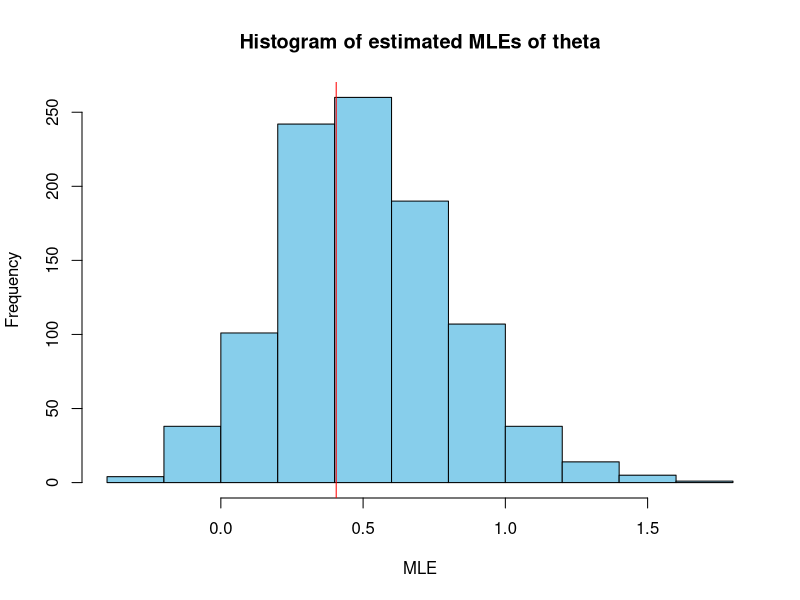
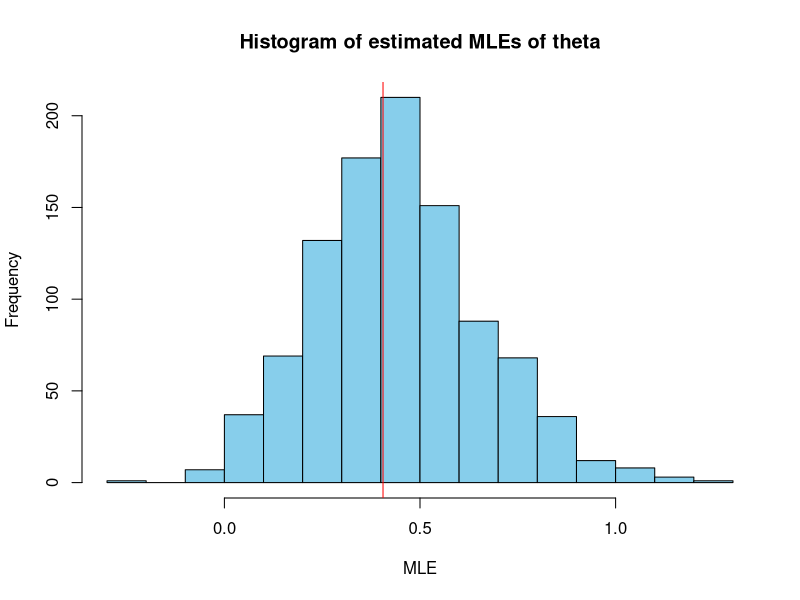
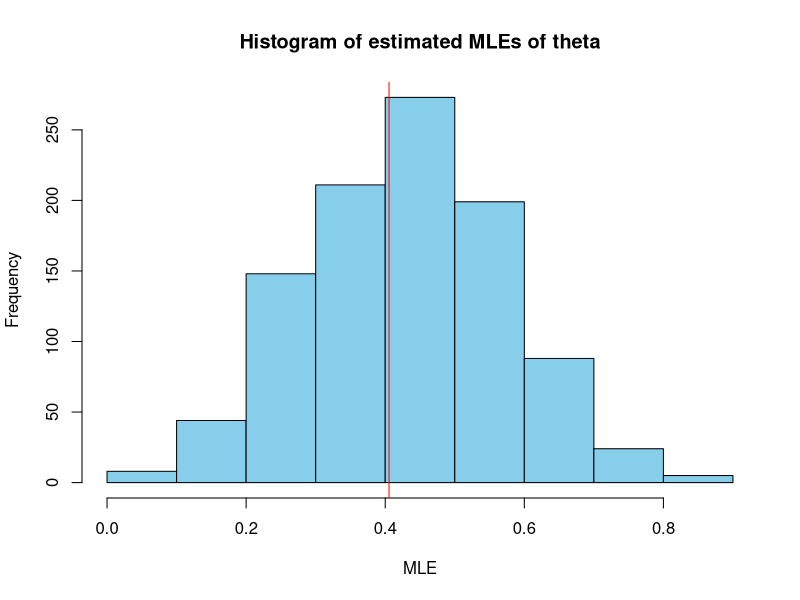
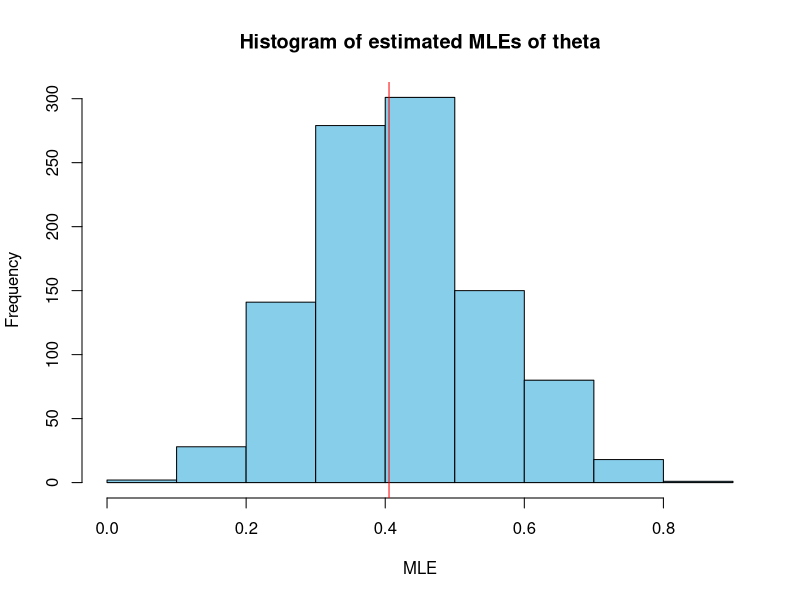
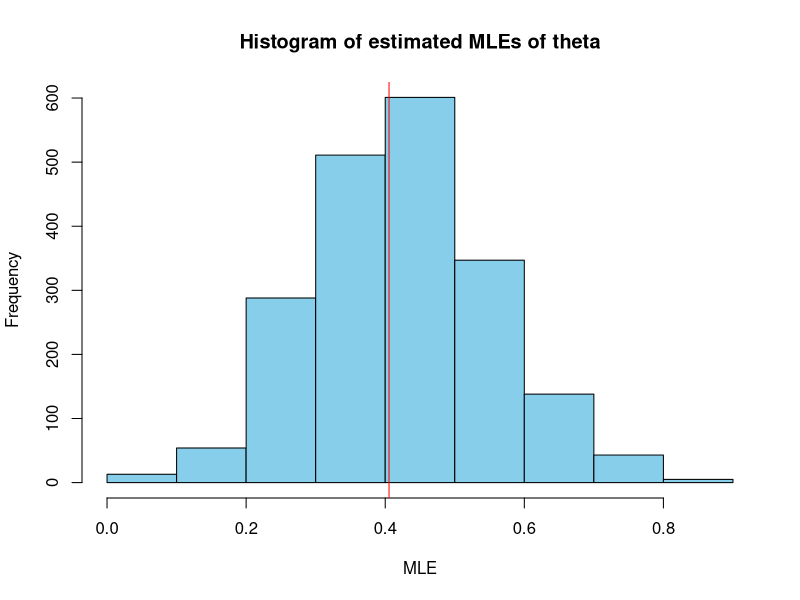
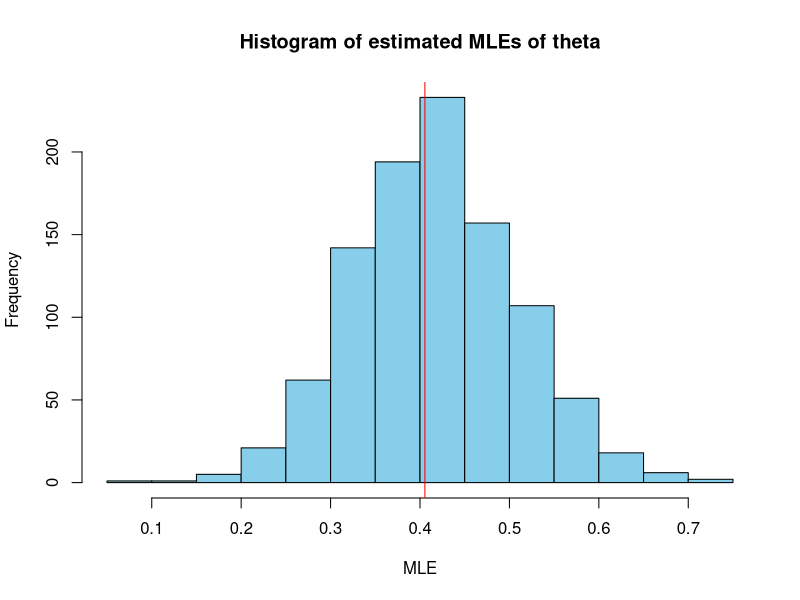
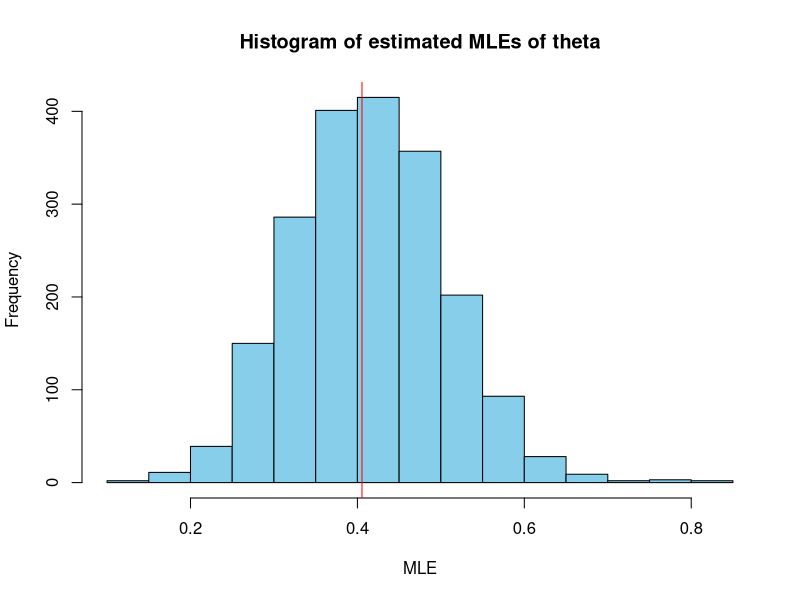

Reproduce these figures in R, in order.
## ---- chunk 1

simulation <- function(n, alpha, sigma, N){
  
  theta = log(alpha)
  
  logl <- function(par, sample){
    loglike = sum(dgamma(sample, shape = par[1], scale = par[2], log = T))
    return(-loglike)
  }

  mymles = c()
  for(i in 1:N){
    sample = rgamma(n = n, shape = alpha, scale = sigma)
    par = c(1.5, 2.2)
    fit = optim(par, logl, sample = sample)
    alpha_hat = fit$par[1]
    mymle = log(alpha_hat)
    mymles = c(mymles, mymle)
  }
  
  hist(mymles, col = "skyblue", xlab = "MLE", 
       main = "Histogram of estimated MLEs of theta")
  abline(v = theta, col = "red")
  quantiles = quantile(mymles, probs = c(0.025, 0.975))
  print("Quantiles")
  print.table(quantiles)
  diffq = quantiles[2] - quantiles[1]
  print(paste("Gap between 2.5 and 97.5-percentile points", diffq))
  
}

## ---- chunk 2
simulation(20, 1.5, 2.2, 1000)
## ---- chunk 3
simulation(40, 1.5, 2.2, 1000)
## ---- chunk 4
simulation(80, 1.5, 2.2, 1000)
## ---- chunk 5
simulation(100, 1.5, 2.2, 1000)
## ---- chunk 6
simulation(100, 1.5, 2.2, 2000)
## ---- chunk 7
simulation(200, 1.5, 2.2, 1000)
## ---- chunk 8
simulation(200, 1.5, 2.2, 2000)
